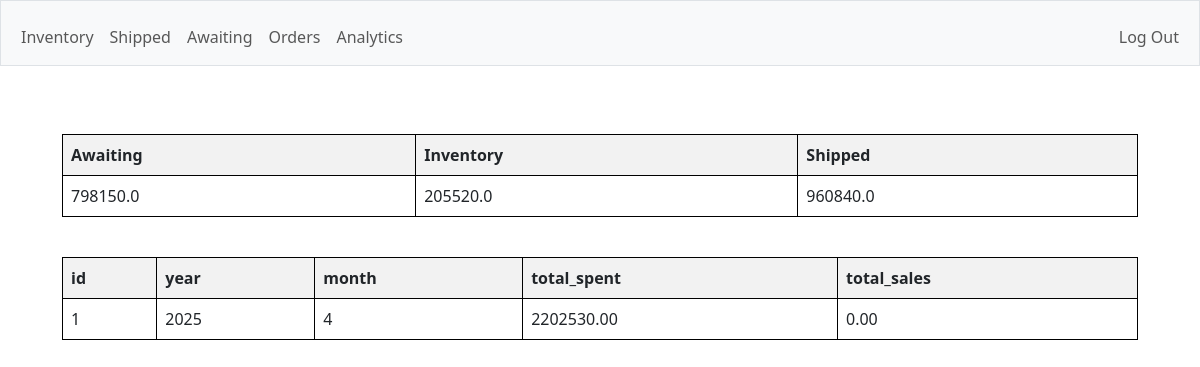
The page /monthly (signed in) on the database its author committed.
### app/models.py (models this page shows)
class MonthlySales(db.Model):
    id = db.Column(db.Integer, primary_key=True)
    year = db.Column(db.Integer, nullable=False)
    month = db.Column(db.Integer, nullable=False)
    total_spent = db.Column(db.Numeric(10, 2), nullable=False, default=0.00)
    total_sales = db.Column(db.Numeric(10, 2), nullable=False, default=0.00)

### app/app.py (the view)
@app.route("/monthly", methods=["GET", "POST"])
@login_required
def monthly():
    if request.method == "POST":
        return redirect("/")
    else:
        monthly = MonthlySales.query.all()
        headers = MonthlySales.__table__.columns.keys()
        products = Products.query.all()
        await_current = 0.00
        inv_current = 0.00
        shipped_current = 0.00
        for row in products:
            if row.status == "inventory":
                inv_current = inv_current + float(row.price * row.quantity)
            elif row.status == "waiting":
                await_current = await_current + float(row.price * row.quantity)
            elif row.status == "shipped":
                shipped_current = shipped_current + float(row.price * row.quantity)
        return render_template("monthly.html", headers=headers, data=monthly, await_current=await_current, inv_current=inv_current, shipped_current=shipped_current)

### app/app.py (called while the page is built)
@app.after_request
def after_request(response):
    response.headers["Cache-Control"] = "no-cache, no-store, must-revalidate"
    response.headers["Expires"] = 0
    response.headers["Pragma"] = "no-cache"
    return response

### app/helpers.py (called while the page is built)
def login_required(f):
    @wraps(f)
    def decorated_function(*args, **kwargs):
        if session.get("user_id") is None:
            return redirect("/login")
        return f(*args, **kwargs)
    return decorated_function

### app/templates/monthly.html (shortened to what this page needs)
{% extends "layout.html" %}
{% block main %}
    <div class="center">
        <table>
            <thead>
                <tr>
                    <th>Awaiting</th>
                    <th>Inventory</th>
                    <th>Shipped</th>
                </tr>
            </thead>
            <tbody>
                <tr>
                    <td>{{ await_current }}</td>
                    <td>{{ inv_current }}</td>
                    <td>{{ shipped_current }}</td>
                </tr>
            </tbody>
        </table>
    </div>
    <div class="center">
        <table>
            <thead>
                <tr>
                    {% for header in headers %}
                        <th>{{ header }}</th>
                    {% endfor %}
                </tr>
            </thead>
            <tbody>
                {% for row in data %}
                    <tr>
                        {% for header in headers %}
                            <td>{{ row[header] }}</td>
                        {% endfor %}
                    </tr>
                {% endfor %}
            </tbody>
        </table>
    </div>
{% endblock %}

### app/static/style.css (style rules this page uses)
table { width: 100%; border-collapse: collapse; }
th, td { border: 1px solid black; padding: 8px; text-align: left; }
th { background-color: #f2f2f2; }
.center { display: flex; justify-content: center; align-items: center; padding : 20px; }

### rows shown on the page
MonthlySales: id "1" "2025" "4" "2202530.00" "0.00"

### other values the page prints
{{ await_current }} "798150.0"
{{ inv_current }} "205520.0"
{{ shipped_current }} "960840.0"
{{ header }} "id" "year" "month" "total_spent" "total_sales"
